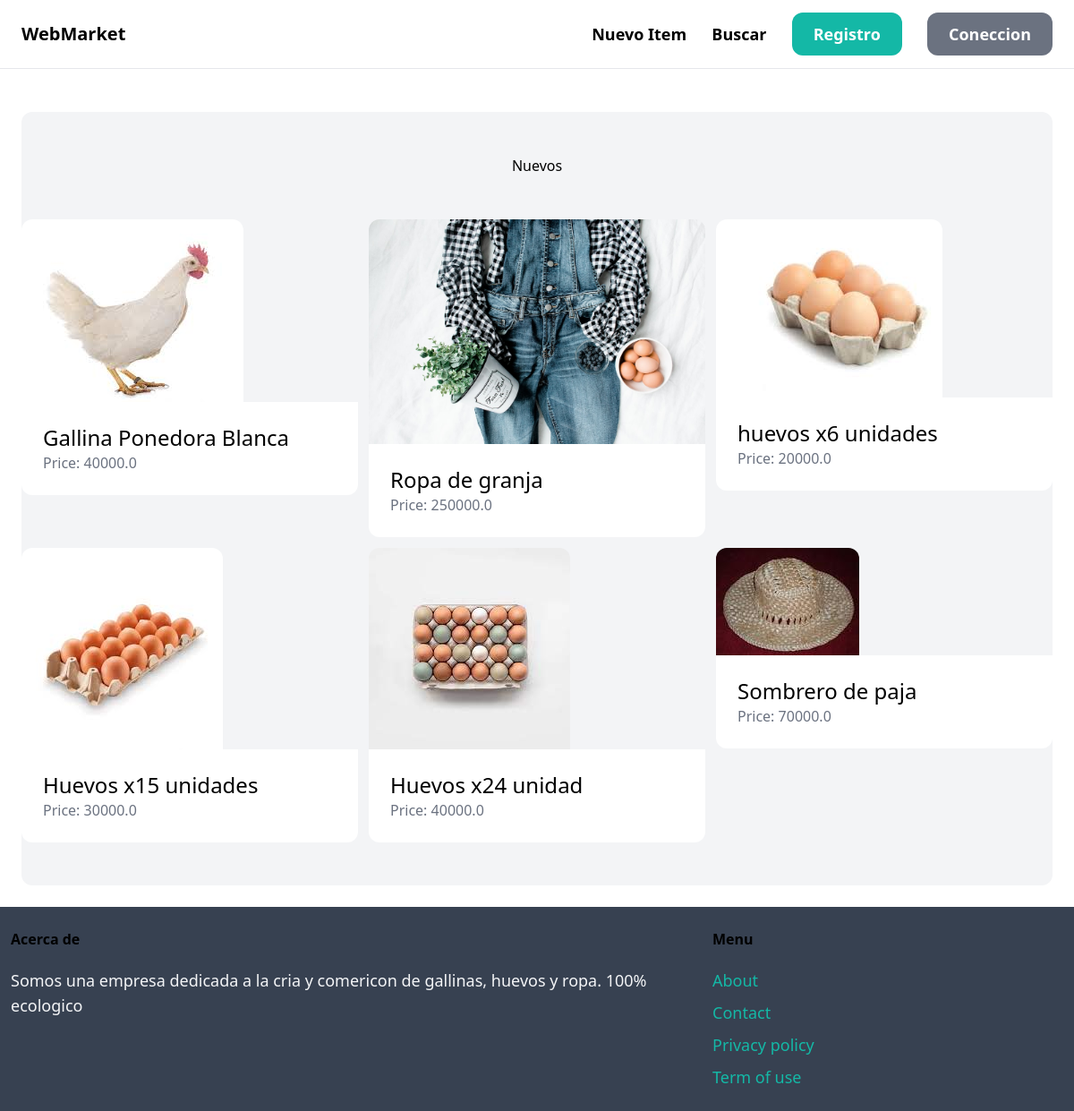
The page / on the database its author committed.
### item/models.py (models this page shows, shortened)
class Item(models.Model):
    category = models.ForeignKey(Category, related_name='items', on_delete=models.CASCADE)
    name = models.CharField(max_length=255)
    description = models.TextField(blank=True, null=True)
    price = models.FloatField()
    image = models.ImageField(upload_to='item_images', blank=True, null=True)
    is_sold = models.BooleanField(default=False)
    crated_at = models.DateTimeField(auto_now_add=True)
    created_by = models.ForeignKey(User, related_name='items', on_delete=models.CASCADE)

### core/views.py (the view)
# urls.py: path('', views.index, name='index'),
def index(request):
    items = Item.objects.filter(is_sold=False)[0:6]
    categories = Category.objects.all()
    video=Video.objects.all()
    return render(request, 'core/index.html',{
		'categories': categories,
		'items': items,
        'video': video,
	})

### core/templates/core/index.html (shortened to what this page needs)
{% extends "core/base.html" %}
{% block content %}
    <div class="mt-6 px.6 py-12 bg-gray-100 rounded-xl">
        <h2 class="mb-12 tex-2xl text-center">Nuevos</h2>
        <div class="grid grid-cols-3 gap-3">
            {% for item in items %}
                <div class="relative">
                    <a href="{% url 'item:detail' item.id %}">
                        <div>
                            <img src="{{ item.image.url }}" class="rounded-t-xl" title="{{ item.name }}">
                        </div>
                        <div class="p-6 bg-white rounded-b-xl">
                            <h2 class="text-2xl">{{ item.name }}</h2>
                            <p class="text-gray-500">Price: {{ item.price }}</p>
                        </div>
                    </a>
                </div>
            {% endfor %}
        </div>
    </div>
{% endblock %}

### core/templates/core/base.html (shortened to what this page needs)
<!doctype html>
<html>
    <head>
        <script src="https://cdn.tailwindcss.com"></script>
    </head>
    <body>
        <nav class="px-6 py-6 flex justify-between items-center border-b border-gray200">
            <a href="/" class="text-xl font-semibold">WebMarket</a>
            <div class="space-x-6">
                <a href="#" class="text-lg font-semibold hover:text-gray-500">Nuevo Item</a>
                <a href="#" class="text-lg font-semibold hover:text-gray-500">Buscar</a>
                {% if request.user.is_authenticated %}
                    <a href="#" class="px-6 py-3 text-lg font-semibold bg-teal-500 text-white rounded-xl hover:bg-teal-700">Mensajes</a>
                    <a href="#" class="px-6 py-3 text-lg font-semibold bg-gray-500 text-white rounded-xl hover:bg-gray-700">Dashboard</a>
                {% else %}
                    <a href="{% url 'core:signup' %}" class="px-6 py-3 text-lg font-semibold bg-teal-500 text-white rounded-xl hover:bg-teal-700">Registro</a>
                    <a href="{% url 'core:login' %}" class="px-6 py-3 text-lg font-semibold bg-gray-500 text-white rounded-xl hover:bg-gray-700">Coneccion</a>
                {% endif %}
            </div>
        </nav>
        <div class="px-6 py-6">
            {% block content %}
            {% endblock  %}
        </div>
        <footer class="py-6 px-3 flex justify-between bg-gray-700">
            <div class="w-2/3 pr-10">
                <h3 class="mb-5 font-semibold tex-gray-200">Acerca de </h3>
                <p class="text-lg text-gray-100">Somos una empresa dedicada a la cria y comericon de gallinas, huevos y ropa. 100% ecologico</p>
            </div>
            <div class="w-1/3">
                <h3 class="mb-5 font-semibold bg-gray-700">Menu</h3>
                <ul class="space-y-2">
                    <li><a href="#" class="text-lg text-teal-500 hover:text-teal-700">About</a></li>
                    <li><a href="{% url 'core:contact' %}" class="text-lg text-teal-500 hover:text-teal-700">Contact</a></li>
                    <li><a href="#" class="text-lg text-teal-500 hover:text-teal-700">Privacy policy</a></li>
                    <li><a href="#" class="text-lg text-teal-500 hover:text-teal-700">Term of use</a></li>
                </ul>
            </div>
        </footer>
    </body>
</html>

### rows shown on the page
Item: image (picture), name "Gallina Ponedora Blanca", price "40000.0"
Item: image (picture), name "Ropa de granja", price "250000.0"
Item: image (picture), name "huevos x6 unidades", price "20000.0"
Item: image (picture), name "Huevos x15 unidades", price "30000.0"
Item: image (picture), name "Huevos x24 unidad", price "40000.0"
Item: image (picture), name "Sombrero de paja", price "70000.0"
